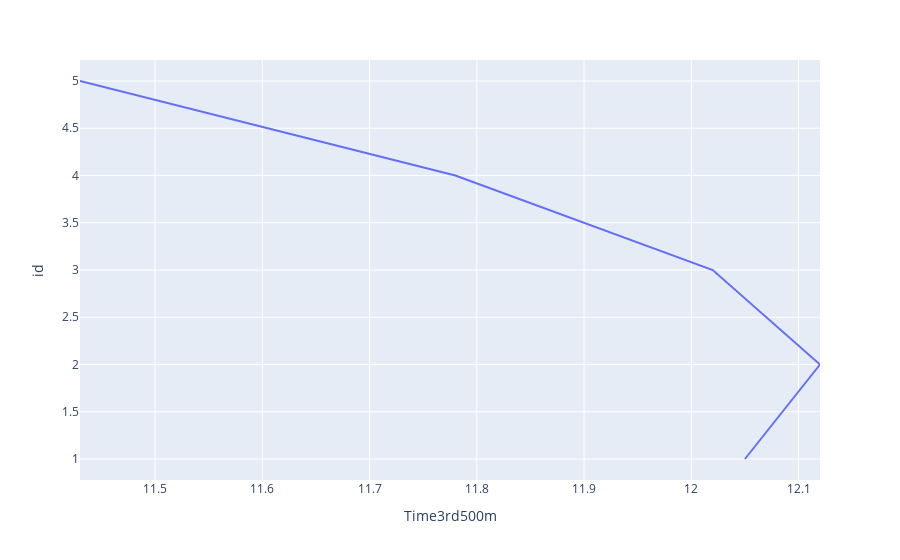

This figure's notebook cell:
### Code cell
px.line(df_run, x='Time3rd500m', y='id')

### Figure 1 — Plotly figure (JSON) as saved in the notebook; plotly's stock layout.template omitted (floating-point values rounded to 4 significant figures)
{"data": [{"hovertemplate": "Time3rd500m=%{x}<br>id=%{y}<extra></extra>", "legendgroup": "", "line": {"color": "#636efa", "dash": "solid"}, "mode": "lines", "name": "", "orientation": "v", "showlegend": false, "type": "scatter", "x": [12.05, 12.12, 12.02, 11.78, 11.43], "xaxis": "x", "y": [1, 2, 3, 4, 5], "yaxis": "y"}], "layout": {"legend": {"tracegroupgap": 0}, "margin": {"t": 60}, "xaxis": {"anchor": "y", "domain": [0, 1], "title": {"text": "Time3rd500m"}}, "yaxis": {"anchor": "x", "domain": [0, 1], "title": {"text": "id"}}}}
